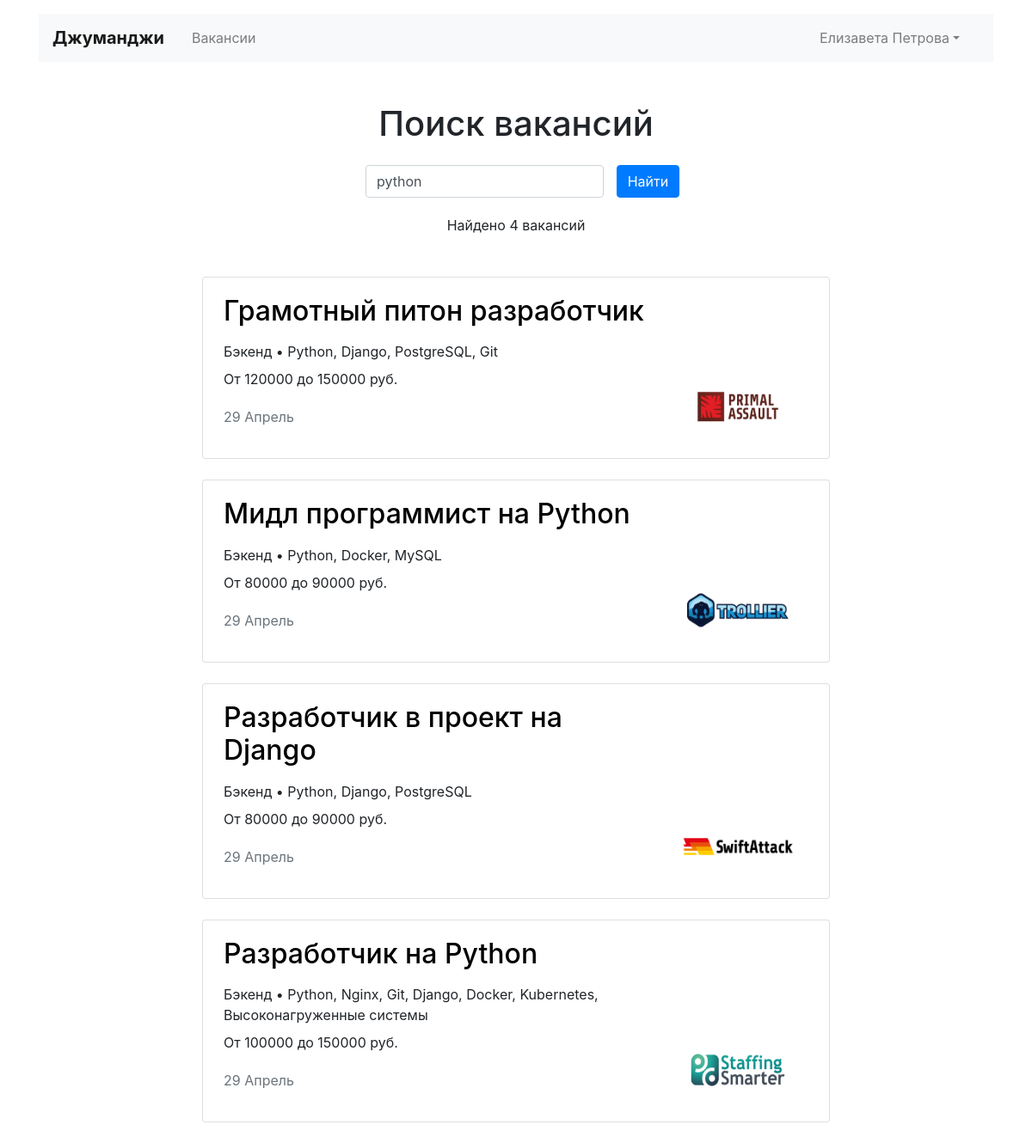
The page /search/?q=python (signed in) on the database its author committed.
### job_site_app/models.py (models this page shows, shortened)
class Vacancy(models.Model):
    title = models.CharField(max_length=50, verbose_name='Вакансия')
    specialty = models.ForeignKey('Specialty', on_delete=models.CASCADE, related_name="specialty",
                                  verbose_name='Специальность')
    company = models.ForeignKey('Company', on_delete=models.CASCADE, related_name="company", verbose_name='Компания')
    skills = models.TextField(verbose_name='Навыки')
    description = models.TextField(verbose_name='Описание')
    salary_min = models.IntegerField(verbose_name='Минимальня зарплата')
    salary_max = models.IntegerField(verbose_name='Максимальная зарплата')
    published_at = models.DateTimeField(auto_now_add=True, verbose_name='Опубликовано')
    class Meta:
        verbose_name_plural = 'Вакансии'
        verbose_name = 'Вакансия'
        ordering = ['title']

class Specialty(models.Model):
    code = models.CharField(max_length=50, verbose_name='Специализация')
    title = models.CharField(max_length=50, verbose_name='Название')
    picture = models.ImageField(upload_to='job_site_app/static/picture/', verbose_name='Картинка')
    def __str__(self):
        return self.title
    class Meta:
        verbose_name_plural = 'Специальности'
        verbose_name = 'Специальность'
        ordering = ['title']

class Company(models.Model):
    name = models.CharField(max_length=50, verbose_name='Компания')
    location = models.CharField(max_length=50, verbose_name='Город')
    logo = models.ImageField(upload_to='job_site_app/static/logo/', verbose_name='Лого')
    description = models.TextField(verbose_name='Информация о компании')
    employee_count = models.IntegerField(verbose_name='Количество сотрудников')
    owner = models.OneToOneField(User, null=True, on_delete=models.CASCADE,  related_name="owner",
                                 verbose_name='Владелец')
    class Meta:
        verbose_name_plural = 'Компании'
        verbose_name = 'Компания'
        ordering = ['name']

### job_site_app/views.py (the view)
# urls.py: path('search/', SearchView.as_view(), name='search'),
class SearchView(LoginRequiredMixin, ListView, View):
    login_url = 'accounts:login'
    template_name = 'job_site_app/search.html'
    def get(self, request):
        query = self.request.GET.get('q')
        object_list = Vacancy.objects.filter(
            Q(title__icontains=query) | Q(description__icontains=query)
        )
        context = {'object_list': object_list, 'query': query}
        return render(request, self.template_name, context)

### job_site_app/templates/job_site_app/search.html (shortened to what this page needs)
{% extends "layout/basic.html" %}
{% block content %}
<main class="container mt-3">
  <section>
    <h1 class="h1 text-center mt-5 mb-4">Поиск вакансий</h1>
    <div class="row">
      <div class="col-md-7 col-lg-5 col-xl-4 col-sm-8 mx-auto">
        <form class="form-inline mb-3" action="{% url 'job:search' %}" method="get" enctype="multipart/form-data">
          <div class="form-group col-8 col-md-10 pl-0">
            <input class="form-control w-100" name="q" type="text" value="{{ query }}" placeholder="{{ query }}"
                   aria-label="Найти работу или стажировку">
          </div>
          <div class="form-group col-4 col-md-2 pl-0">
            <button class="btn btn-primary w-200" type="submit">Найти</button>
          </div>
        </form>
      </div>
    </div>
    <p class="text-center pt-1">
      Найдено {{ object_list|length }} ваканс{% with all_vac=object_list|length %}{{ all_vac|pluralize:"ия,ий" }}{% endwith %}
    </p>
    <div class="row mt-5">
      <div class="col-12 col-lg-8 offset-lg-2 m-auto">
        {% for vacancy in object_list %}
        <div class="card mb-4">
          <div class="card-body px-4">
            <div class="row">
              <div class="col-12 col-md-8 col-lg-9">
                <a style="text-decoration: none; color: #000;" href="{% url 'job:vacancy' vacancy.id %}">
                  <h2 class="h2 pb-2">{{ vacancy.title }}</h2>
                </a>
                <p class="mb-2">{{ vacancy.specialty }} • {{ vacancy.skills }}</p>
                <p>От {{ vacancy.salary_min }} до {{ vacancy.salary_max }} руб.</p>
                <p class="text-muted pt-1">{{ vacancy.published_at|date:"d F" }}</p>
              </div>
              <div class="col-12 col-md-4 col-lg-3 d-flex align-items-end">
                <a href="{% url 'job:company' vacancy.company.id %}"><img src="{{ vacancy.company.logo.url }}"
                                                                          width="130" height="80"
                                                                          alt="{{ vacancy.title }}"></a>
              </div>
            </div>
          </div>
        </div>
        {% endfor %}
      </div>
    </div>
  </section>
</main>
{% endblock %}

### job_site_app/templates/layout/basic.html (shortened to what this page needs)
{% load crispy_forms_tags %}
<!DOCTYPE html>
<html lang="ru">
<head>
  <link rel="stylesheet" href="https://stackpath.bootstrapcdn.com/bootstrap/4.3.1/css/bootstrap.min.css"
>
</head>
<header class="container mt-3">
    <nav class="navbar navbar-expand-lg navbar-light bg-light">
      <a class="navbar-brand mr-4 font-weight-bold" href="{% url 'job:index' %}">Джуманджи</a>
      <div class="collapse navbar-collapse justify-content-between" id="navbarNav">
        <ul class="navbar-nav col-10">
          <li class="nav-item">
            <a class="nav-link" href="{% url 'job:vacancies' %}">Вакансии</a>
          </li>
        </ul>
        <ul class="navbar-nav col-2 justify-content-end">
          <li class="nav-item active">
            {% if user.is_authenticated %}
            <li class="nav-item dropdown">
              <a class="nav-link dropdown-toggle" data-toggle="dropdown" href="#" role="button" aria-haspopup="true"
                 aria-expanded="false">{{ user.first_name }} {{ user.last_name }}</a>
            </li>
            {% else %}
            <a href="{% url 'accounts:login' %}" class="nav-link font-weight-bold">Вход</a>
            {% endif %}
          </li>
        </ul>
      </div>
    </nav>
  </header>
<body>
  {% block content %}
  {% endblock %}
</body>
</html>

### rows shown on the page
Vacancy: title "Грамотный питон разработчик", specialty "Бэкенд", skills "Python, Django, PostgreSQL, Git", salary_min "120000", salary_max "150000", published_at "29 Апрель", company.logo (picture)
Vacancy: title "Мидл программист на Python", specialty "Бэкенд", skills "Python, Docker, MySQL", salary_min "80000", salary_max "90000", published_at "29 Апрель", company.logo (picture)
Vacancy: title "Разработчик в проект на Django", specialty "Бэкенд", skills "Python, Django, PostgreSQL", salary_min "80000", salary_max "90000", published_at "29 Апрель", company.logo (picture)
Vacancy: title "Разработчик на Python", specialty "Бэкенд", skills "Python, Nginx, Git, Django, Docker, Kubernetes, Высоконагруженные системы", salary_min "100000", salary_max "150000", published_at "29 Апрель", company.logo (picture)

### other values the page prints
{{ user.first_name }} "Елизавета"
{{ user.last_name }} "Петрова"
{{ object_list|length }} "4"
